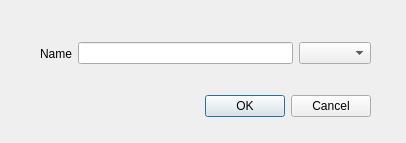
<?xml version="1.0" encoding="UTF-8"?>
<ui version="4.0">
 <class>Dialog</class>
 <widget class="QDialog" name="Dialog">
  <property name="geometry">
   <rect>
    <x>0</x>
    <y>0</y>
    <width>406</width>
    <height>143</height>
   </rect>
  </property>
  <property name="windowTitle">
   <string>Dialog</string>
  </property>
  <widget class="QDialogButtonBox" name="buttonBox">
   <property name="geometry">
    <rect>
     <x>30</x>
     <y>90</y>
     <width>341</width>
     <height>32</height>
    </rect>
   </property>
   <property name="orientation">
    <enum>Qt::Horizontal</enum>
   </property>
   <property name="standardButtons">
    <set>QDialogButtonBox::Cancel|QDialogButtonBox::Ok</set>
   </property>
  </widget>
  <widget class="QWidget" name="">
   <property name="geometry">
    <rect>
     <x>40</x>
     <y>40</y>
     <width>331</width>
     <height>27</height>
    </rect>
   </property>
   <layout class="QHBoxLayout" name="horizontalLayout">
    <item>
     <widget class="QLabel" name="label">
      <property name="text">
       <string>Name</string>
      </property>
     </widget>
    </item>
    <item>
     <widget class="QLineEdit" name="nameLineEdit"/>
    </item>
    <item>
     <widget class="QComboBox" name="typesComboBox"/>
    </item>
   </layout>
  </widget>
 </widget>
 <resources/>
 <connections>
  <connection>
   <sender>buttonBox</sender>
   <signal>accepted()</signal>
   <receiver>Dialog</receiver>
   <slot>accept()</slot>
   <hints>
    <hint type="sourcelabel">
     <x>248</x>
     <y>254</y>
    </hint>
    <hint type="destinationlabel">
     <x>157</x>
     <y>274</y>
    </hint>
   </hints>
  </connection>
  <connection>
   <sender>buttonBox</sender>
   <signal>rejected()</signal>
   <receiver>Dialog</receiver>
   <slot>reject()</slot>
   <hints>
    <hint type="sourcelabel">
     <x>316</x>
     <y>260</y>
    </hint>
    <hint type="destinationlabel">
     <x>286</x>
     <y>274</y>
    </hint>
   </hints>
  </connection>
 </connections>
</ui>
